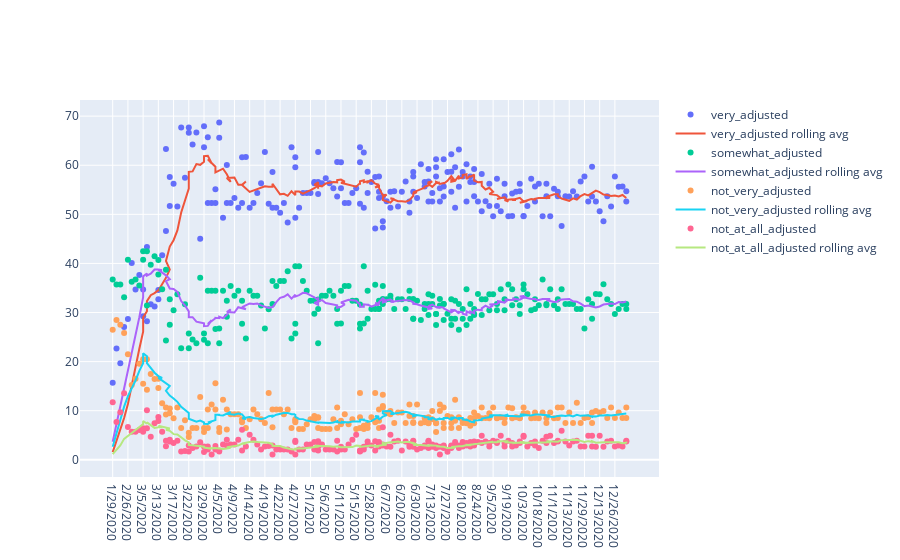

Source (notebook cell):
### Code cell
import plotly.graph_objects as go

attributes = ['very_adjusted', 
              'somewhat_adjusted', 
              'not_very_adjusted', 
              'not_at_all_adjusted']

fig = go.Figure()

for attribute in attributes:
    # Plot raw data
    fig.add_trace(go.Scatter(x=economy['enddate'], 
                             y=economy[attribute], 
                             mode='markers', name=attribute))
    
    # Add rolling average
    smoothed = np.convolve(economy[attribute], np.ones(10)/10)
    fig.add_trace(go.Scatter(x=economy['enddate'], 
                             y=smoothed, 
                             mode='lines', 
                             name=f'{attribute} rolling avg'))
    

fig.show()

### Figure 1 — Plotly figure (JSON) as saved in the notebook; plotly's stock layout.template omitted (floating-point values rounded to 4 significant figures; data arrays with more than 128 entries replaced by an {"elided": "..."} marker saying what was removed)
{"data": [{"mode": "markers", "name": "very_adjusted", "type": "scatter", "x": {"elided": "199 str values"}, "y": {"elided": "199 float values"}}, {"mode": "lines", "name": "very_adjusted rolling avg", "type": "scatter", "x": {"elided": "199 str values"}, "y": {"elided": "208 float values"}}, {"mode": "markers", "name": "somewhat_adjusted", "type": "scatter", "x": {"elided": "199 str values"}, "y": {"elided": "199 float values"}}, {"mode": "lines", "name": "somewhat_adjusted rolling avg", "type": "scatter", "x": {"elided": "199 str values"}, "y": {"elided": "208 float values"}}, {"mode": "markers", "name": "not_very_adjusted", "type": "scatter", "x": {"elided": "199 str values"}, "y": {"elided": "199 float values"}}, {"mode": "lines", "name": "not_very_adjusted rolling avg", "type": "scatter", "x": {"elided": "199 str values"}, "y": {"elided": "208 float values"}}, {"mode": "markers", "name": "not_at_all_adjusted", "type": "scatter", "x": {"elided": "199 str values"}, "y": {"elided": "199 float values"}}, {"mode": "lines", "name": "not_at_all_adjusted rolling avg", "type": "scatter", "x": {"elided": "199 str values"}, "y": {"elided": "208 float values"}}], "layout": {}}
